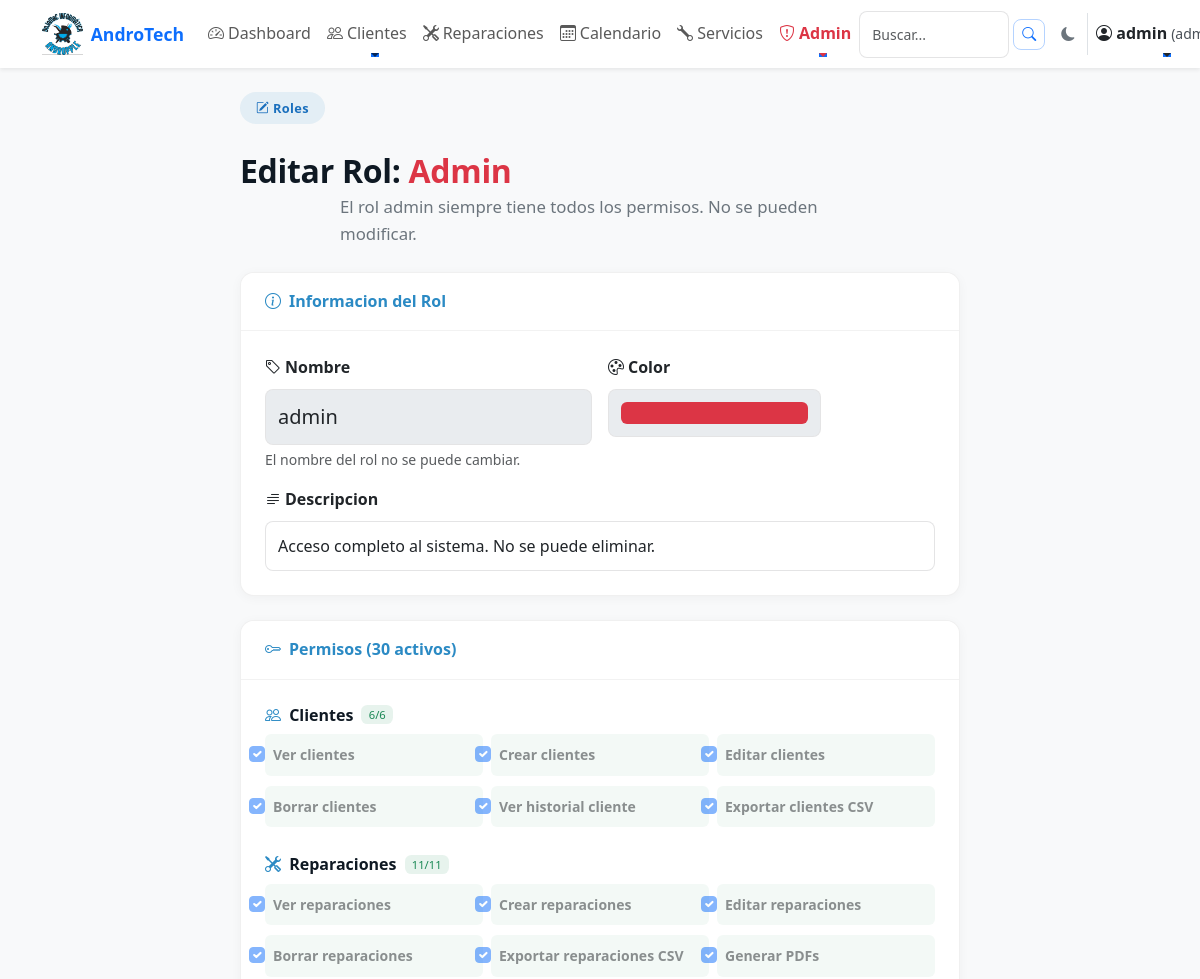
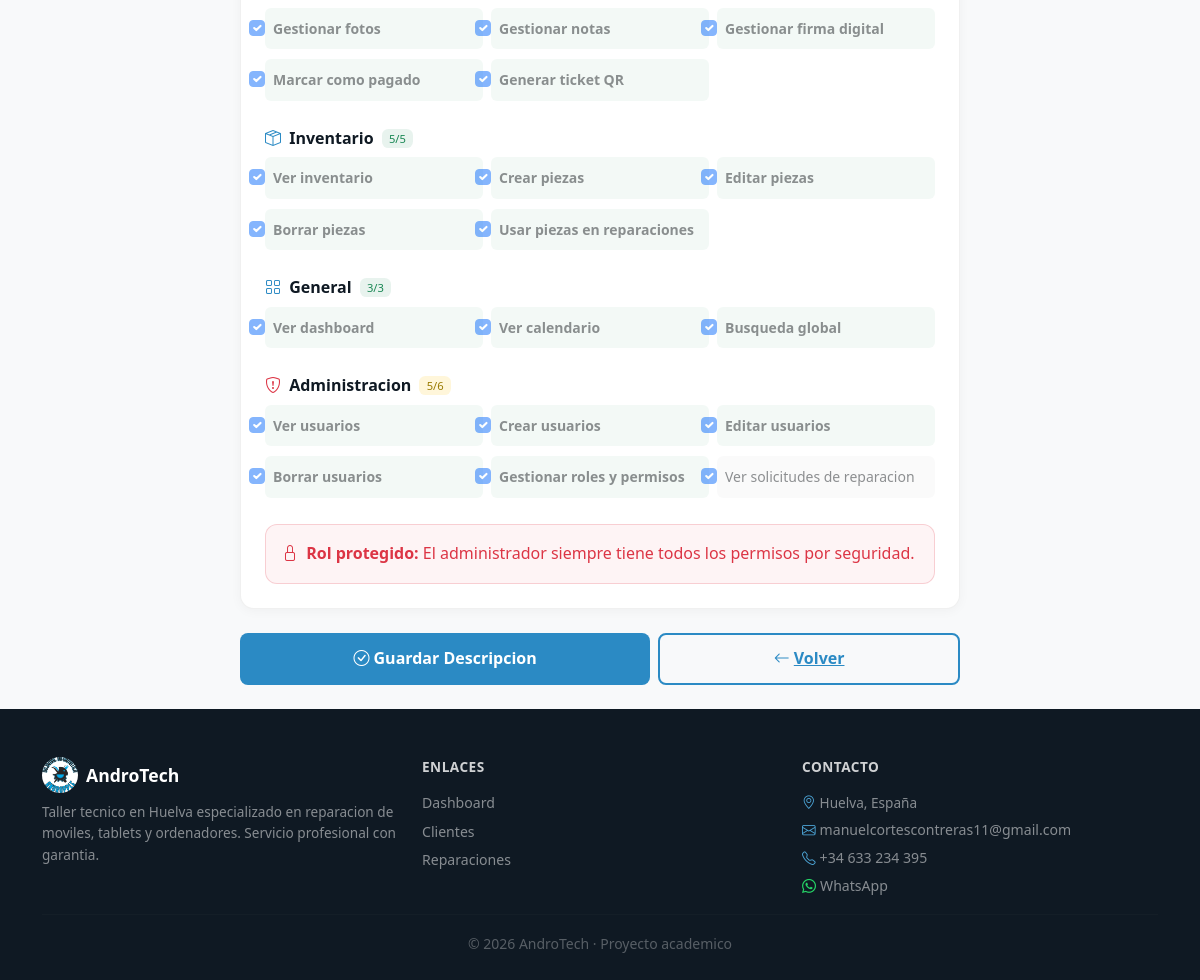
Screenshot of /admin/roles/editar/1 (signed in) with the database file from the repository (2 pictures, top to bottom).
### tables this page shows
CREATE TABLE roles (
            id INTEGER PRIMARY KEY AUTOINCREMENT,
            nombre TEXT UNIQUE NOT NULL,
            descripcion TEXT,
            es_sistema INTEGER DEFAULT 0,
            color TEXT DEFAULT '#6c757d'
        );

### app.py (the view, shortened to what this page needs)
@app.route("/admin/roles/editar/<int:id>", methods=["GET", "POST"])
@login_required
@permiso_requerido('roles_gestionar')
def editar_rol(id):
    conn = get_db()
    rol = conn.execute("SELECT * FROM roles WHERE id = ?", (id,)).fetchone()
    if not rol:
        conn.close()
        flash("Rol no encontrado.", "danger")
        return redirect(url_for('admin_roles'))
    permisos_actuales = conn.execute(
        "SELECT permiso FROM permisos_rol WHERE rol_nombre = ?", (rol['nombre'],)
    ).fetchall()
    permisos_list = [p['permiso'] for p in permisos_actuales]
    conn.close()
    categorias = {}
    for p in PERMISOS_DISPONIBLES:
        cat = p['categoria']
        if cat not in categorias:
            categorias[cat] = []
        categorias[cat].append(p)
    return render_template("editar_rol.html", rol=rol, permisos_actuales=permisos_list,
                           categorias=categorias)

### app.py (called while the page is built)
@app.before_request
def make_session_permanent():
    session.permanent = True

@app.after_request
def add_security_headers(response):
    response.headers['X-Frame-Options'] = 'SAMEORIGIN'
    response.headers['X-Content-Type-Options'] = 'nosniff'
    response.headers['Referrer-Policy'] = 'strict-origin-when-cross-origin'
    return response

@app.before_request
def ensure_csrf_token():
    if 'csrf_token' not in session:
        session['csrf_token'] = secrets.token_urlsafe(16)

@app.context_processor
def inject_csrf_token():
    return dict(csrf_token=session.get('csrf_token'))

@app.context_processor
def inject_permisos():
    return dict(tiene_permiso=tiene_permiso)

### auth.py (called while the page is built)
def tiene_permiso(permiso):
    rol = session.get('rol', '')
    if rol == 'admin':
        return True
    permisos = session.get('permisos', [])
    return permiso in permisos

def login_required(f):
    @wraps(f)
    def decorated_function(*args, **kwargs):
        if 'usuario' not in session:
            flash('Debes iniciar sesion para acceder a esta pagina.', 'danger')
            return redirect(url_for('login'))
        return f(*args, **kwargs)
    return decorated_function

def permiso_requerido(permiso):
    def decorator(f):
        @wraps(f)
        @login_required
        def decorated_function(*args, **kwargs):
            if not tiene_permiso(permiso):
                flash('No tienes permisos para realizar esta accion.', 'danger')
                return redirect(url_for('dashboard'))
            return f(*args, **kwargs)
        return decorated_function
    return decorator

### db.py (called while the page is built)
def get_db():
    conn = sqlite3.connect("database/andro_tech.db")
    conn.row_factory = sqlite3.Row
    return conn

### utils/security.py (called while the page is built)
def ensure_csrf_token():
    if 'csrf_token' not in session:
        session['csrf_token'] = secrets.token_urlsafe(16)

def inject_csrf_token():
    return dict(csrf_token=session.get('csrf_token'))

### templates/editar_rol.html (shortened to what this page needs)
{% extends "base.html" %}
{% block content %}
<div class="container-fluid py-4">
    <div class="row justify-content-center">
        <div class="col-xl-8 col-lg-10">
            <span class="at-pill"><i class="bi bi-pencil-square me-1"></i>Roles</span>
            <h1 class="at-section-title mt-2 mb-1">Editar Rol: <span style="color:{{ rol.color }}">{{ rol.nombre|capitalize }}</span></h1>
            <p class="at-section-sub">
                {% if rol.nombre == 'admin' %}
                El rol admin siempre tiene todos los permisos. No se pueden modificar.
                {% else %}
                Marca o desmarca los permisos que quieras asignar a este rol.
                {% endif %}
            </p>
            <form method="POST" class="needs-validation" novalidate>
                <div class="at-admin-card mt-4">
                    <div class="at-admin-card-header">
                        <i class="bi bi-info-circle me-2"></i>Informacion del Rol
                    </div>
                    <div class="p-4">
                        <div class="row g-3">
                            <div class="col-md-6">
                                <label class="form-label fw-semibold">
                                    <i class="bi bi-tag me-1"></i>Nombre
                                </label>
                                <input type="text" class="form-control form-control-lg" value="{{ rol.nombre }}" disabled>
                                <div class="form-text">El nombre del rol no se puede cambiar.</div>
                            </div>
                            <div class="col-md-4">
                                <label for="color" class="form-label fw-semibold">
                                    <i class="bi bi-palette me-1"></i>Color
                                </label>
                                <input type="color" class="form-control form-control-lg form-control-color w-100"
                                       id="color" name="color" value="{{ rol.color or '#6c757d' }}"
                                       {% if rol.nombre == 'admin' %}disabled{% endif %}>
                            </div>
                            <div class="col-12">
                                <label for="descripcion" class="form-label fw-semibold">
                                    <i class="bi bi-text-paragraph me-1"></i>Descripcion
                                </label>
                                <input type="text" class="form-control" id="descripcion" name="descripcion"
                                       value="{{ rol.descripcion or '' }}"
                                       placeholder="Describe que hace este rol">
                            </div>
                        </div>
                    </div>
                </div>
                <div class="at-admin-card mt-4">
                    <div class="at-admin-card-header d-flex align-items-center justify-content-between">
                        <span><i class="bi bi-key me-2"></i>Permisos ({{ permisos_actuales|length }} activos)</span>
                    </div>
                    <div class="p-4">
                        {% for cat_name, cat_permisos in categorias.items() %}
                        <div class="mb-4">
                            <div class="d-flex align-items-center gap-2 mb-2">
                                <h6 class="mb-0 fw-bold" style="color:#0F1923;">
                                    {% if cat_name == 'Clientes' %}<i class="bi bi-people me-1" style="color:#2B8AC4;"></i>
                                    {% elif cat_name == 'Reparaciones' %}<i class="bi bi-tools me-1" style="color:#2B8AC4;"></i>
                                    {% elif cat_name == 'Inventario' %}<i class="bi bi-box-seam me-1" style="color:#2B8AC4;"></i>
                                    {% elif cat_name == 'General' %}<i class="bi bi-grid me-1" style="color:#2B8AC4;"></i>
                                    {% elif cat_name == 'Administracion' %}<i class="bi bi-shield-exclamation me-1" style="color:#dc3545;"></i>
                                    {% endif %}
                                    {{ cat_name }}
                                </h6>
                                {% set ns = namespace(count=0) %}
                                {% for p in cat_permisos %}
                                    {% if p.clave in permisos_actuales %}{% set ns.count = ns.count + 1 %}{% endif %}
                                {% endfor %}
                                <span class="badge" style="background:{% if ns.count == cat_permisos|length %}rgba(25,135,84,.1);color:#198754{% else %}rgba(255,193,7,.15);color:#997a00{% endif %};font-size:.7rem;">
                                    {{ ns.count }}/{{ cat_permisos|length }}
                                </span>
                            </div>
                            <div class="row g-2">
                                {% for p in cat_permisos %}
                                <div class="col-md-6 col-lg-4">
                                    <div class="form-check p-2 rounded"
                                         style="background:{% if p.clave in permisos_actuales %}rgba(25,135,84,.05){% else %}rgba(0,0,0,.02){% endif %};">
                                        <input class="form-check-input permiso-check" type="checkbox"
                                               name="permisos" value="{{ p.clave }}"
                                               id="p_{{ p.clave }}" data-cat="{{ cat_name }}"
                                               {% if p.clave in permisos_actuales %}checked{% endif %}
                                               {% if rol.nombre == 'admin' %}checked disabled{% endif %}>
                                        <label class="form-check-label small {% if p.clave in permisos_actuales %}fw-semibold{% endif %}"
                                               for="p_{{ p.clave }}">
                                            {{ p.nombre }}
                                        </label>
                                    </div>
                                </div>
                                {% endfor %}
                            </div>
                        </div>
                        {% endfor %}
                        {% if rol.nombre == 'admin' %}
                        <div class="alert mb-0" style="background:rgba(220,53,69,.05);color:#dc3545;border:1px solid rgba(220,53,69,.2);">
                            <i class="bi bi-lock me-1"></i>
                            <strong>Rol protegido:</strong> El administrador siempre tiene todos los permisos por seguridad.
                        </div>
                        {% elif rol.es_sistema %}
                        <div class="alert mb-0" style="background:#EBF5FB;color:#1a6fbd;border:1px solid #4da6d8;">
                            <i class="bi bi-info-circle me-1"></i>
                            <strong>Rol del sistema:</strong> Puedes modificar sus permisos pero no eliminarlo.
                        </div>
                        {% endif %}
                    </div>
                </div>
                <div class="d-flex flex-wrap gap-2 mt-4">
                    {% if rol.nombre != 'admin' %}
                    <button type="submit" class="at-btn-primary flex-fill">
                        <i class="bi bi-check-circle me-1"></i>Guardar Cambios
                    </button>
                    {% else %}
                    <button type="submit" class="at-btn-primary flex-fill">
                        <i class="bi bi-check-circle me-1"></i>Guardar Descripcion
                    </button>
                    {% endif %}
                    <a href="{{ url_for('admin_roles') }}" class="at-btn-outline flex-fill text-center">
                        <i class="bi bi-arrow-left me-1"></i>Volver
                    </a>
                </div>
            </form>
        </div>
    </div>
</div>
{% endblock %}

### static/css/style.css (style rules this page uses)
:root { --primary: #0d6efd; --primary-600: #0b5ed7; --success: #198754; --muted: #6c757d; --bg-light: #f8f9fa; --surface: #ffffff; --soft-shadow: rgba(33,37,41,0.08); --deep-shadow: rgba(33,37,41,0.15); --text-dark: #212529; --text-secondary: #495057; --radius: 0.75rem; --kpi-gradient: linear-gradient(135deg, rgba(13,110,253,0.04), rgba(25,135,84,0.02)); --transition-smooth: 0.3s ease; --transition-fast: 0.2s ease; --line-height-base: 1.6; --font-size-base: 1rem; --font-size-lg: 1.125rem; --font-size-sm: 0.875rem; --font-size-xs: 0.75rem; }
body { background-color: var(--bg-light); color: var(--text-dark); line-height: var(--line-height-base); font-size: var(--font-size-base); -webkit-font-smoothing: antialiased; -moz-osx-font-smoothing: grayscale; }
.bi { transition: transform var(--transition-fast), opacity var(--transition-fast); will-change: transform; }
h1, .display-5 { font-weight: 700; line-height: 1.2; }
h4, h5, h6 { font-weight: 500; line-height: 1.4; }
.alert { border-radius: var(--radius); border: none; font-weight: 400; }
.badge { font-weight: 500; border-radius: 0.4rem; padding: 0.35em 0.65em; }
.form-control, .form-select { border-radius: 0.5rem; border: 1px solid rgba(33,37,41,0.12); padding: 0.75rem; transition: border-color var(--transition-fast), box-shadow var(--transition-fast); }
.mb-4 { margin-bottom: 1.5rem !important; }
.mt-4 { margin-top: 1.5rem !important; }
.py-4 { padding-top: 1.5rem !important; padding-bottom: 1.5rem !important; }
.form-control, .form-select { transition: all var(--transition-smooth); }
.form-check-input { transition: all var(--transition-fast); }
.form-check-input:checked { background-color: var(--primary); border-color: var(--primary); animation: checkPulse 0.3s ease-out; }
.alert { animation: slideIn 0.3s ease-out; }
.badge { transition: all var(--transition-fast); cursor: default; }
.bi { transition: transform var(--transition-fast); }
html:not([data-theme="dark"]) body, html:not([data-theme="dark"]) .container:not(.at-footer .container):not(.at-cta .container), html:not([data-theme="dark"]) .card:not([class*="at-"]), html:not([data-theme="dark"]) .card-body, html:not([data-theme="dark"]) .navbar { color: #212529 !important; }
html:not([data-theme="dark"]) .bg-light { background-color: #f8f9fa !important; }
.at-btn-primary { background: #2B8AC4; color: #fff !important; border: none; border-radius: .5rem; font-weight: 600; padding: .75rem 1.75rem; transition: background .25s ease, transform .2s ease, box-shadow .25s ease; }
.at-btn-outline { background: transparent; color: #2B8AC4 !important; border: 2px solid #2B8AC4; border-radius: .5rem; font-weight: 600; padding: .7rem 1.75rem; transition: background .25s ease, color .25s ease, transform .2s ease; }
.at-pill { display: inline-block; background: rgba(43,138,196,.1); color: #1a6fbd !important; font-size: .8rem; font-weight: 600; padding: .35rem 1rem; border-radius: 2rem; margin-bottom: 1.25rem; letter-spacing: .3px; }
.at-section-title { font-size: 2rem; font-weight: 700; color: #0F1923 !important; letter-spacing: -.3px; }
.at-section-sub { font-size: 1.05rem; color: #6c757d !important; max-width: 520px; margin: 0 auto; }
.at-admin-card { background: #fff; border: 1px solid rgba(0,0,0,.06); border-radius: 14px; overflow: hidden; box-shadow: 0 2px 12px rgba(0,0,0,.04); }
.at-admin-card .card-header, .at-admin-card-header { padding: 1rem 1.5rem; font-weight: 600; color: #2B8AC4; background: #fff; border-bottom: 1px solid rgba(0,0,0,.05); }
html { transition: background-color .3s ease, color .3s ease; }

### rows the page displays
roles: nombre "Admin", nombre "admin", color "#dc3545", descripcion "Acceso completo al sistema. No se puede eliminar.", nombre "☑" "☑" "☑" "☑" "☑" "☑" "☑" "☑" "☑" "☑" "☑" "☑" "☑" "☑" "☑" "☑" "☑" "☑" "☑" "☑" "☑" "☑" "☑" "☑" "☑" "☑" "☑" "☑" "☑" "☑" "☑"

### other values shown
{{ session.usuario }} "admin"
{{ permisos_actuales|length }} "30"
{{ cat_name }} "Clientes" "Reparaciones" "Inventario" "General" "Administracion"
{{ ns.count }} "6" "11" "5" "3" "5"
{{ cat_permisos|length }} "6" "11" "5" "3" "6"
{{ p.nombre }} "Ver clientes" "Crear clientes" "Editar clientes" "Borrar clientes" "Ver historial cliente" "Exportar clientes CSV" "Ver reparaciones" "Crear reparaciones" "Editar reparaciones" "Borrar reparaciones" "Exportar reparaciones CSV" "Generar PDFs" "Gestionar fotos" "Gestionar notas" "Gestionar firma digital" "Marcar como pagado" "Generar ticket QR" "Ver inventario" "Crear piezas" "Editar piezas" "Borrar piezas" "Usar piezas en reparaciones" "Ver dashboard" "Ver calendario" "Busqueda global" "Ver usuarios" "Crear usuarios" "Editar usuarios" "Borrar usuarios" "Gestionar roles y permisos" "Ver solicitudes de reparacion"
